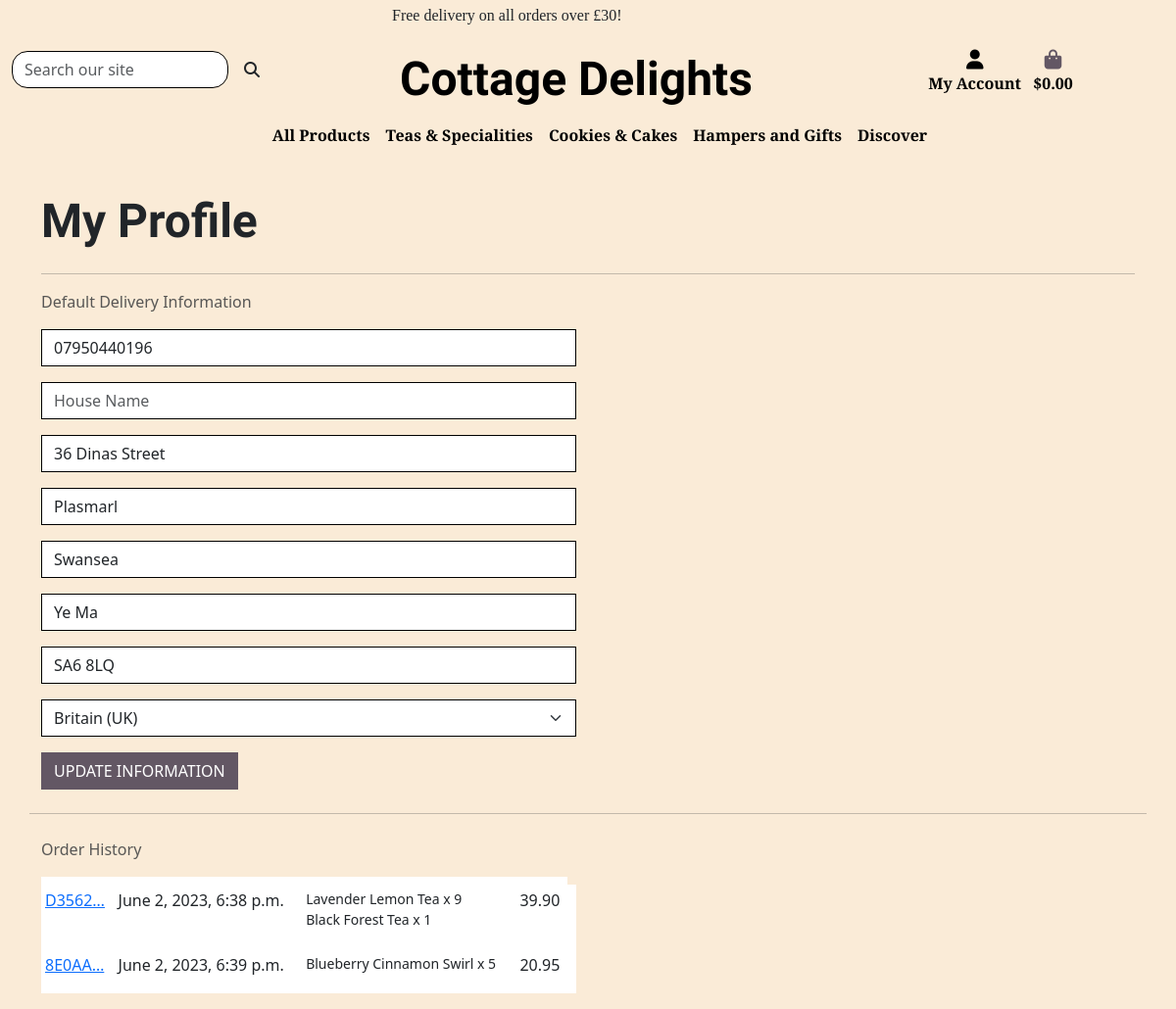
Before: /userprofile/ (signed in) with the older database file.
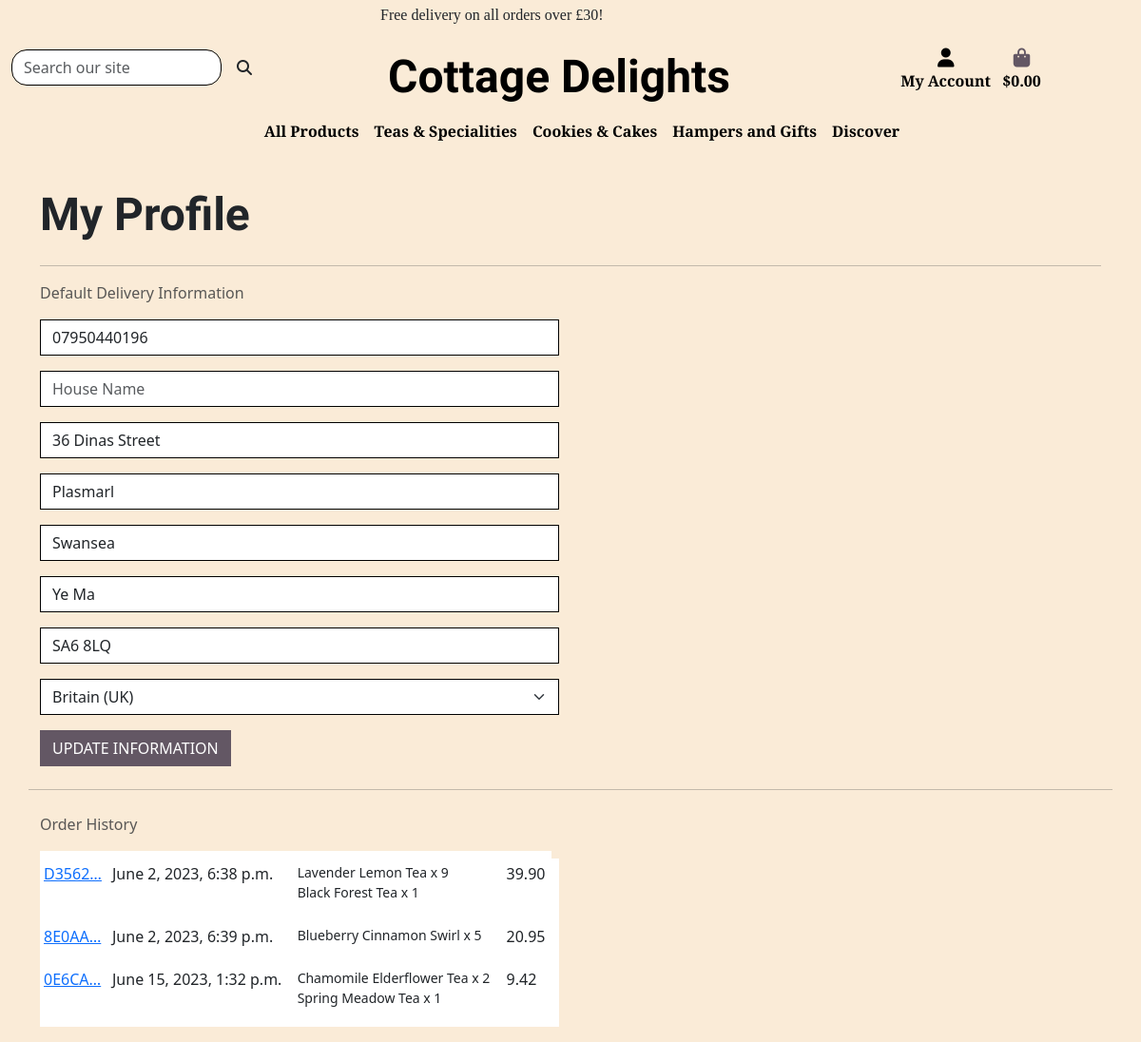
After: the same page with the newer database file.
### userprofile/models.py (models this page shows, shortened)
class UserProfile(models.Model):
    user = models.OneToOneField(User, on_delete=models.CASCADE)
    default_phone_number = models.CharField(
        max_length=20, null=True, blank=True)
    default_house_name = models.CharField(max_length=20, null=True, blank=True)
    default_address_line_1 = models.CharField(
        max_length=80, null=True, blank=True)
    default_address_line_2 = models.CharField(
        max_length=80, null=True, blank=True)
    default_town_city = models.CharField(max_length=40, null=True, blank=True)
    default_county = models.CharField(max_length=80, null=True, blank=True)
    default_postcode = models.CharField(max_length=20, null=True, blank=True)
    default_country = CountryField(
        blank_label='Country', null=True, blank=True)

### checkout/models.py (models this page shows, shortened)
class OrderRecord(models.Model):
    order_number = models.CharField(max_length=50, null=False, editable=False)
    userprofile = models.ForeignKey(
        UserProfile, on_delete=models.SET_NULL,
        null=True, blank=True, related_name='orders')
    full_name = models.CharField(max_length=65, null=False, blank=False)
    email = models.EmailField(max_length=300, null=False, blank=False)
    phone_number = models.CharField(max_length=20, null=True, blank=True)
    house_name = models.CharField(max_length=30, null=True, blank=True)
    address_line_1 = models.CharField(max_length=80, null=False, blank=False)
    address_line_2 = models.CharField(max_length=80, null=True, blank=True)
    town_city = models.CharField(max_length=40, null=False, blank=False)
    county = models.CharField(max_length=40, null=True, blank=True)
    country = CountryField(blank_label='Country *', null=False, blank=False)
    postcode = models.CharField(max_length=10, null=False, blank=False)
    shopping_cart = models.TextField(null=False, blank=False, default='')
    order_total = models.DecimalField(
        max_digits=10, decimal_places=2, null=False, default=0)
    delivery_cost = models.DecimalField(
        max_digits=6, decimal_places=2, null=False, default=0)
    grand_total = models.DecimalField(
        max_digits=10, decimal_places=2, default=0)
    date = models.DateTimeField(auto_now_add=True)
    stripe_pid = models.CharField(
        max_length=254, null=False, blank=False, default='')

class OrderLineItem(models.Model):
    order = models.ForeignKey(
        OrderRecord, null=False, blank=False,
        on_delete=models.CASCADE, related_name='lineitems')
    product = models.ForeignKey(
        Product, null=False, blank=False, on_delete=models.CASCADE)
    quantity = models.IntegerField(null=False, blank=False, default=0)
    lineitem_total = models.DecimalField(
        max_digits=6, decimal_places=2,
        null=False, blank=False, editable=False)

### products/models.py (models this page shows, shortened)
class Product(models.Model):
    category = models.ForeignKey(
        'category', null=True, blank=True, on_delete=models.SET_NULL)
    sku = models.CharField(max_length=100)
    name = models.CharField(max_length=250, null=True, blank=True)
    description = models.TextField()
    ingredients = models.CharField(max_length=450)
    weight = models.CharField(max_length=10, null=True, blank=True)
    storage = models.TextField(null=True, blank=True)
    price = models.DecimalField(max_digits=6, decimal_places=2)
    rating = models.DecimalField(
        max_digits=6, decimal_places=2, null=True, blank=True)
    image_url = models.URLField(max_length=1024, null=True, blank=True)
    image = models.ImageField(null=True, blank=True)

### userprofile/views.py (the view)
# urls.py: path('userprofile/', include('userprofile.urls')),
@login_required
def userprofile(request):
    profile = get_object_or_404(UserProfile, user=request.user)
    if request.method == 'POST':
        form = UserProfileForm(request.POST, instance=profile)
        if form.is_valid():
            form.save()
            messages.success(request, 'Profile updated successfully')
        else:
            messages.error(request,
                           ('Update failed. Please ensure '
                            'the form is valid.'))
    else:
        form = UserProfileForm(instance=profile)
    orders = profile.orders.all()
    template = 'userprofile/profile.html'
    context = {
        'form': form,
        'orders': orders,
        'on_profile_page': True
    }
    return render(request, template, context)

### cart/contexts.py (called while the page is built, shortened)
def cart_contents(request):
    cart_items = []
    order_total = 0
    product_quant = 0
    cart = request.session.get('cart', {})
    if order_total < settings.FREE_DELIVERY_THRESHOLD:
        delivery = order_total * Decimal(settings.STANDARD_DELIVERY_PERCENTAGE / 100)
        free_delivery_delta = settings.FREE_DELIVERY_THRESHOLD - order_total
    else:
        delivery = 0
        free_delivery_delta = 0
    grand_total = delivery + order_total
    context = {
        'cart_items': cart_items,
        'order_total': order_total,
        'product_quant': product_quant,
        'delivery': delivery,
        'free_delivery_delta': free_delivery_delta,
        'free_delivery_threshold': settings.FREE_DELIVERY_THRESHOLD,
        'grand_total': grand_total,
    }
    return context

### userprofile/templates/userprofile/profile.html (shortened to what this page needs)
{% extends "base.html" %}
{% load static %}
{% block page_header %}
    <div class="container header-container">
    </div>
{% endblock %}
{% block content %}
    <div class="overlay"></div>
    <div class="container profilecontainer">
        <div class="row">
            <div class="col">
                <h2 class="logo-font mb-4">My Profile</h2>
                <hr>
            </div>
        </div>
        <div class="row">
            <div class="col-12 col-lg-6">
                <p class="text-muted">Default Delivery Information</p>
                <form class="mt-3" action="{% url 'userprofile' %}" method="POST" id="profile-update-form">
                    {{ form|crispy }}
                    <button class="btn btn-black rounded-0 text-uppercase float-right">Update Information</button>
                </form>
            </div>
            <hr class="my-4">
            <div class="col-12 col-lg-6">
                <p class="text-muted">Order History</p>
                <div class="order-history table-responsive">
                    <table class="table table-sm table-borderless">
                        <thead>
                            <tr>
                                <th></th>
                                <th></th>
                                <th></th>
                                <th></th>
                            </tr>
                        </thead>
                        <tbody>
                            {% for order in orders %}
                            <tr>
                                <td>
                                    <a href="{% url 'order_history' order.order_number %}" title="{{ order.order_number }}">{{ order.order_number|truncatechars:6 }}</a>
                                </td>
                                <td>{{ order.date }}</td>
                                <td>
                                    <ul class="list-unstyled">
                                        {% for item in order.lineitems.all %}
                                        <li class="small">
                                        {{ item.product.name }} x {{ item.quantity }}
                                        </li>
                                        {% endfor %}
                                    </ul>
                                </td>
                                <td>{{ order.grand_total }}</td>
                                <td></td>
                            </tr>
                            {% endfor %}
                        </tbody>
                    </table>
                </div>
            </div>
        </div>
{% endblock %}

### templates/base.html (shortened to what this page needs)
{% load static %}
<!DOCTYPE html>
<html lang="en">
<head>
    {% block corecss %}
    <link href="https://cdn.jsdelivr.net/npm/bootstrap@5.3.0-alpha3/dist/css/bootstrap.min.css" rel="stylesheet">
    <link rel="stylesheet" href="{% static 'css/base.css' %}">
    {% endblock %}
</head>
<body>
    <header class="container-fluid header-bg fixed-top mt-0 mb-3 pt-0 gx-0 mx-0">
        <div id="topnav" class="row d-lg-flex headingdiv gx-0 mx-0">
        <div class="free-shipping col-sm-4 offset-4 my-auto">
            <div class="text-dark pt-1">
                <span class="text-center">Free delivery on all orders over £{{ free_delivery_threshold }}!</span>
            </div>
    </div>
        <div class="row pt-lg-2 d-lg-flex gx-0 mx-0">
        <div class="row">
             <div class="col-md-4 col-lg-3 py-1 py-lg-0 mt-3 d-none d-sm-none d-md-none d-lg-block">
                <form method="GET" action="{% url 'products' %}">
                    <div class="input-group w-100">
                        <input class="form-control border border-black rounded-4" type="text" name="q" placeholder="Search our site">
                        <div class="input-group-append">
                            <button class="form-control btn rounded-4" type="submit">
                                <span class="icon">
                                    <i class="fas fa-search"></i>
                                </span>
                            </button>
                        </div>
                    </div>
                </form>
            </div>
            <div class="col-12 col-lg-6 py-1 py-lg-0 mt-3 text-center text-lg-left">
                <a href="{% url 'home' %}" class="nav-link main-logo-link">
                    <h2 class="logo-font text-black my-0">Cottage Delights</h2>
                </a>
            </div>
            <div class="col-lg-3 my-auto py-1 py-lg-0 d-none d-sm-none d-md-none d-lg-block">
                <ul class="list-inline list-unstyled text-center text-lg-right my-0">
                    <li class="list-inline-item dropdown">
                        <a class="text-black nav-link" href="{% url 'userprofile' %}" id="user-options" data-bs-toggle="dropdown" aria-haspopup="true" aria-expanded="false">
                            <div class="text-center">
                                <div><i class="fas fa-user fa-lg"></i></div>
                                <p class="my-0">My Account</p>
                            </div>
                        </a>
                    </li>
                    <li class="list-inline-item pe-3">
                        <a class="{% if grand_total %}text-info font-weight-bold{% else %}text-black{% endif %} nav-link" href="{% url 'view_cart' %}">
                            <div class="text-center">
                                <div><i class="fas fa-shopping-bag fa-lg"></i></div>
                                <p class="my-0">
                                    {% if grand_total %}
                                        £{{ grand_total|floatformat:2 }}
                                    {% else %}
                                        $0.00
                                    {% endif %}
                                </p>
                            </div>
                        </a>
                    </li>
                </ul>
            </div>
            </div></div>
        <div class="row header-bg d-none d-sm-none d-md-none d-lg-block">
            <nav class="navbar d-none d-sm-block navbar-expand-md navbar-expand-lg navbar-light w-100">
                {% include 'includes/main_navigation.html' %}
            </nav>
        </div>
        <div class="row header-bg">
            <nav class="navbar navbar-expand-lg navbar-light w-50">
            </nav>
        </div>
    </div>
    </header>
    {% block page_header %}
    {% endblock %}
    {% block content %}
    {% endblock %}
</body>
</html>

### templates/includes/main_navigation.html (shortened to what this page needs)
<nav class="navbar-collapse navbar-expand-sm ps-5" id="main-nav">
    <ul class="navbar-nav w-auto mx-auto">
        <li class="nav-item dropdown">
            <a class="logo-font font-weight-bold nav-link text-black" href="#" id="all-products-link" data-bs-toggle="dropdown" aria-haspopup="true" aria-expanded="false">
                All Products
            </a>
        </li>
        <li class="nav-item dropdown">
            <a class="logo-font font-weight-bold nav-link text-black" href="{% url 'products' %}?category=loose_tea,special_teas" id="teas-specials-link" data-bs-toggle="dropdown" aria-haspopup="true" aria-expanded="false">
                Teas &amp; Specialities
            </a>
        </li>
        <li class="nav-item dropdown">
            <a class="logo-font font-weight-bold nav-link text-black" href="#" id="cookies-cakes-link" data-bs-toggle="dropdown" aria-haspopup="true" aria-expanded="false">
                Cookies &amp; Cakes
            </a>
        </li>
        <li class="nav-item dropdown">
            <a class="logo-font font-weight-bold nav-link text-black" href="#" id="hampers-gifts-link" data-bs-toggle="dropdown" aria-haspopup="true" aria-expanded="false">
                Hampers and Gifts
            </a>
        </li>
        <li class="nav-item dropdown">
            <a class="logo-font font-weight-bold nav-link text-black" href="#" id="sale-link" data-bs-toggle="dropdown" aria-haspopup="true" aria-expanded="false">
                Discover
            </a>
        </li>
    </ul>
</nav>

### static/css/base.css (style rules this page uses)
html { height: 100%; margin: 0; padding: 0; width: 100%; }
body { width: 100%; background-image: url('/media/elaine-howlin-FEpNmWh1fMc-unsplash-min.jpg'); background-repeat: no-repeat; background-size: cover; background-color: rgb(247, 235, 235); height: calc(76vh - 164px); }
.overlay { height: 100%; width: 100%; background-color: antiquewhite; z-index: -1; top: 0; left: 0; position: fixed; }
.header-container { padding-top: 164px; width: 100%; }
a.nav-link { font-family: 'Arbutus Slab', serif; font-weight: 700; }
header.header-bg { background-color: antiquewhite; }
h2.logo-font { font-family: 'Dancing Script', serif; font-weight: 700; font-size: 3em; }
.nav-item { list-style: none; font-family: 'Arbutus Slab', serif; font-weight: 700; }
div.free-shipping { z-index: 9000; font-family: 'Arbutus Slab', serif; font-weight: 400; }
.icon { align-items: center; display: inline-flex; justify-content: center; height: 1.5rem; width: 1.5rem; }
.fa-shopping-bag { color: rgb(99, 87, 100); }
a.btn-black, button.btn-black, input.btn-black, a.editbutton { background: rgb(99, 87, 100); color: white; }
@media (min-width: 768px) { .container { width: 100%; } }
@media (min-width: 992px) { .header-container { padding-top: 164px; } }
@media screen and (min-width: 768px) and (max-width: 1755px) { html { width: 100%; } }
@media screen and (min-width: 768px) and (max-width: 1755px) { body { width: 100%; } }
@media screen and (min-width: 768px) and (max-width: 1755px) { div.container { width: 100%; } }

Changed rows visible on the page:
added OrderRecord: order_number "0E6CA…", date "June 15, 2023, 1:32 p.m.", grand_total "9.42"
added OrderLineItem: product.name "Chamomile Elderflower Tea", quantity "2", shown under "0E6CA…"
added OrderLineItem: product.name "Spring Meadow Tea", quantity "1", shown under "0E6CA…"
